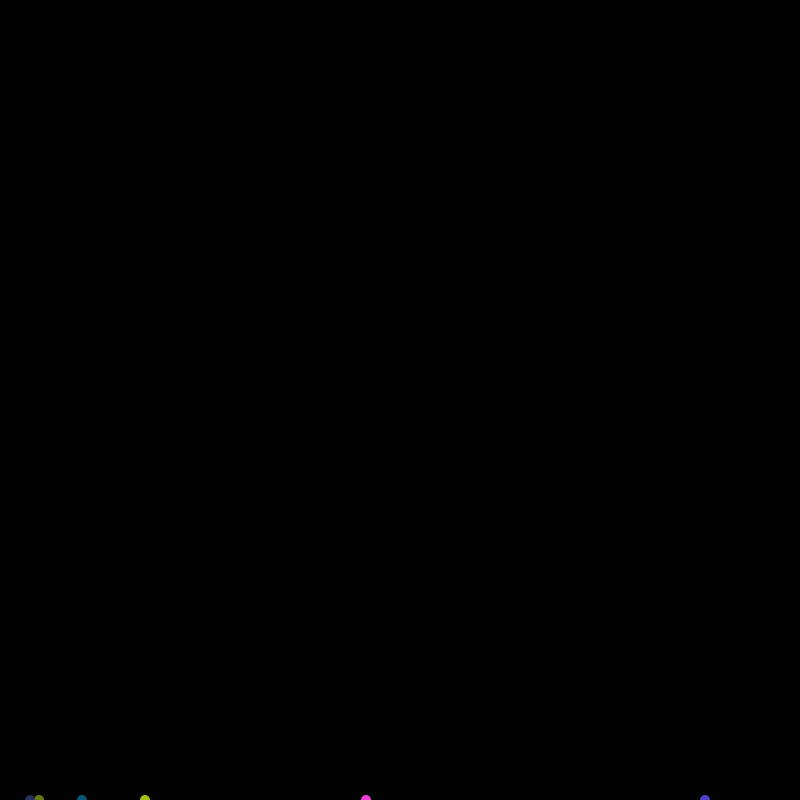
Frame 1 (no input)
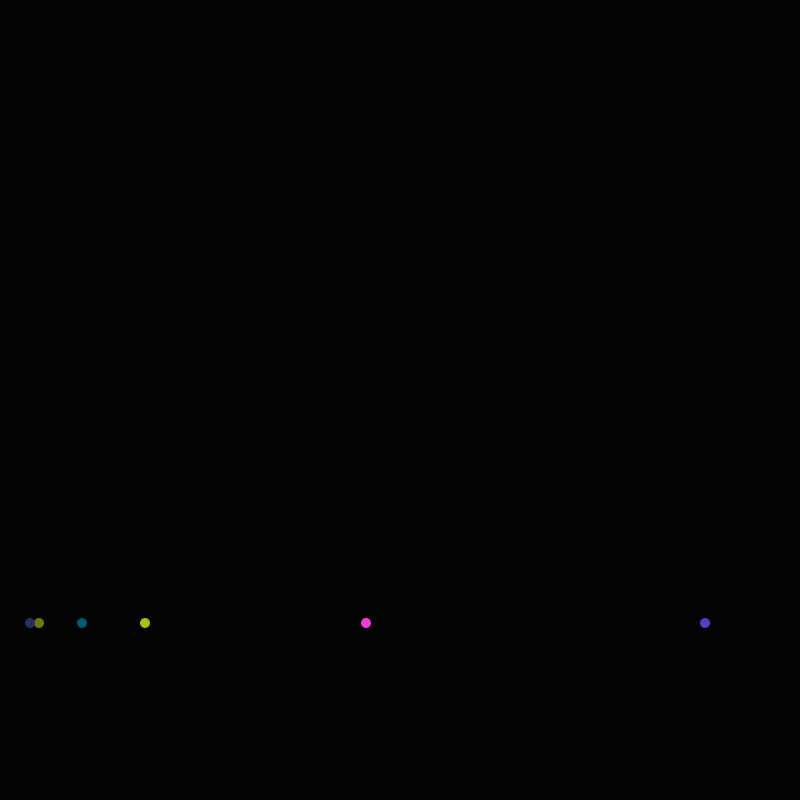
Frame 60 (the mouse pressed at the canvas centre just before this capture)
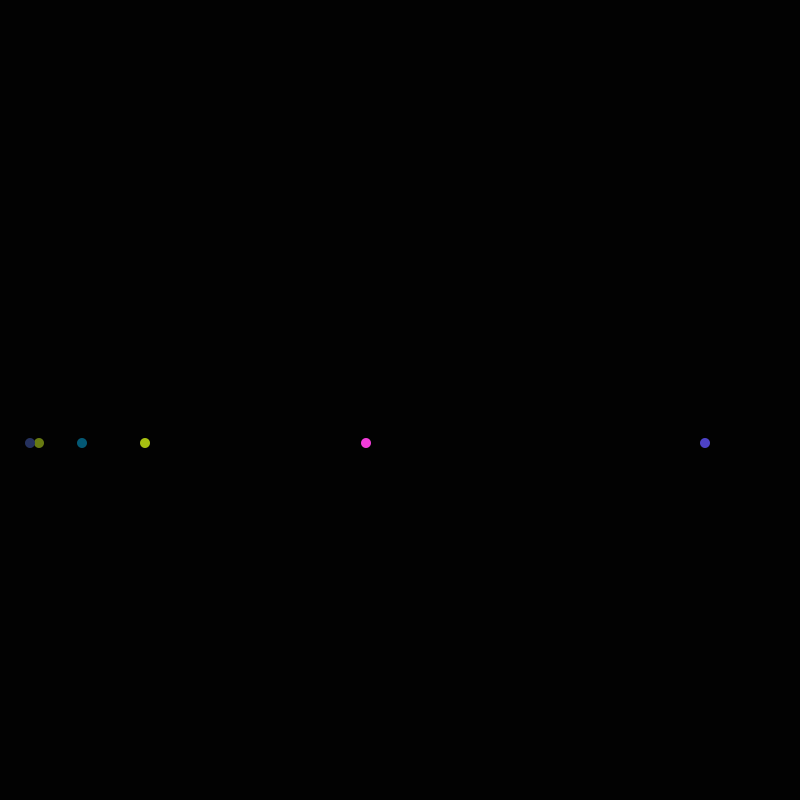
Frame 120 (the mouse held since frame 60 and released just before this capture)

The Processing sketch that drew these frames (run headless with seeded random() and noise(); from frame 60 on, the mouse is pressed at the canvas centre):

// Processing sketch: nylNyt_rsRaketter
// ── nylNyt_rsRaketter.pde

float x=000;
float y=800;
int AntalRaketter = 6;

Raket[] niels;

void setup() {
  size(800, 800);
AntalRaketter = int (random(1,10));
niels = new Raket[AntalRaketter];
noStroke();
for (int i = 0; i < AntalRaketter; i++){ 
  niels [i] = new Raket(int(random(1,3)),color(random(0,255),random(0,255),random(0,255)), int (random(0,500)), 100, 10, (int) random(0, width), height);
}
}
void draw() {
  background(2);
for (int i = 0; i < AntalRaketter ; i++){
niels[i].visRaket();
}

}

// ── class_Raket.pde
class Raket {

  //attributter / tilstand
  int ladning;
  color farver;
  float xpos, ypos;
  int radius;
  int højde;
  int rigtigRadius;

int r=int(random(256));
  int g=int(random(256));
  int b=int(random(256));
  int alfa=255;




  //konstruktør
  Raket(int l, color f, int h, int r, int rad, int x, int y) {
    ladning=l;
    farver=f;
    højde=h;
    radius=r;
    rigtigRadius=rad;
    xpos=x;
    ypos=y;
  }


  void visRaket() {
    fill(farver);
    circle(xpos, ypos, 10);


    if (ladning<=1) {   //Ind og ud bang
      if (ypos>højde) {
        ypos=ypos-3;
      }
      if (ypos<=højde) {
        if (radius >rigtigRadius) {
          circle(xpos, ypos, sin(rigtigRadius / 100.0) * radius);
          rigtigRadius += 1;
        } else {
          circle(xpos, ypos, sin(rigtigRadius / 100.0) * radius);
          rigtigRadius += 1;
        }
      }
      if (rigtigRadius / 100.0 > PI) {
        ypos=height;
        rigtigRadius=0;
        xpos=(int) random(0, width);
      }
    }
    
    if(3> ladning && ladning > 1 ){
         if (ypos>højde) {
        ypos=ypos-3;
      }
      if (ypos<=højde) {
         pushMatrix();
    translate(xpos, ypos);
    stroke(r, b, g, alfa);

    for (int i=0; i<360; i++) {
      fill(r, g, b, alfa);
      rect(0, 0, 0, 1*i);
      rotate(1);
    }
    popMatrix();
    // gør eksplosion gennemsigtig
    alfa--; 
       if (alfa < 1) {
        ypos=height;
        alfa = 255;
        xpos=(int) random(0, width);
        }
      }
     
      }
      
  
    
    
}
}
